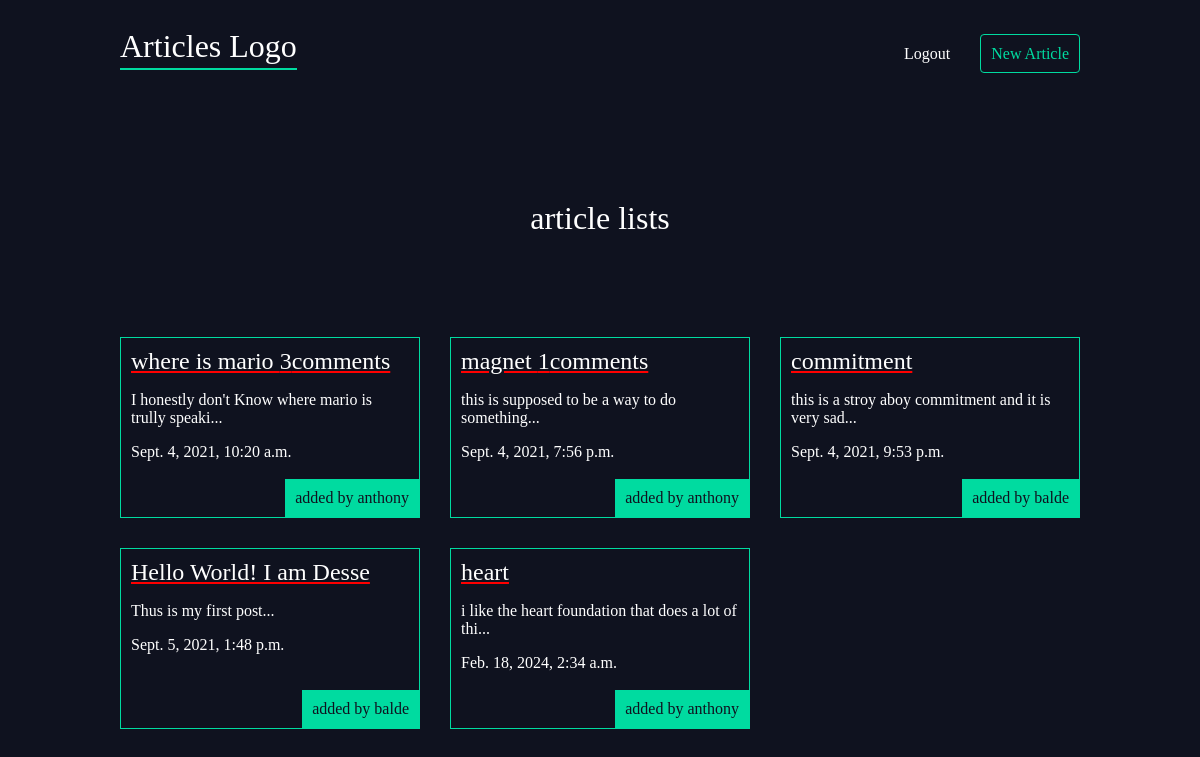
The app's page / (signed in) with its own data.
### articles/models.py (models this page shows, shortened)
class Articles(models.Model):
	title = models.CharField(max_length=100)
	body = models.TextField()
	slug = models.SlugField()
	date = models.DateTimeField(auto_now_add=True)
	thumb = models.ImageField(default="default.jpg", blank=True)
	author = models.ForeignKey(User, default=None, on_delete=models.CASCADE)
	def snippet(self):
		return self.body[:50] + "..."
	def num_comment(self):
		return len(self.comments.all())

class Comment(models.Model):
	title = models.CharField(max_length=100)
	date = models.DateTimeField(auto_now_add=True)
	author = models.ForeignKey(User, default=None, null=True, on_delete=models.SET_NULL, related_name="comments")
	article = models.ForeignKey(Articles, on_delete=models.CASCADE, related_name="comments")

### articles/views.py (the view)
# urls.py: path("", views.article_list, name="list"),
def article_list(request):
	articles = Articles.objects.all().order_by("date")
	context = {
		"articles": articles,
	}
	return render(request, "articles/article_list.html", context)

### articles/templates/articles/article_list.html
{% extends "base_layout.html" %}
{% block content %}
<h1>article lists</h1>
<div class="articles">
	{% for article in articles %}
		<div class="article">
			<h2><a href="{% url 'articles:detail' slug=article.slug %}"> {{article.title}} </a> {% if article.num_comment != 0 %} {{ article.num_comment }}comments {% endif %}</h1>
			<p>{{ article.snippet }}</p>
			<p>{{ article.date }}</p>
			<p class="author">added by {{ article.author.username }}</p>
		</div>
	{% endfor %}
</div>
{% endblock %}

### assets/style.css (style rules this page uses)
body { background-color: #0f121f; color: white; }
body * { font-family: Ubuntu; }
h1, h2, h3, h5 { font-weight: normal; margin: 0; }
a, a:hover, a:visited { color: #fff; text-decoration: none; }
div.wrapper h1 { text-align: center; margin: 100px auto; font-size: 2.4ems; }
.articles { display: grid; grid-template-columns: 1fr 1fr 1fr; grid-gap: 30px; }
.article { padding: 10px; border: 1px solid #00dba0; position: relative; padding-bottom: 40px; }
.articles .article h2 { text-decoration: underline; text-decoration-color: red; }
.article .author { padding: 10px; background: #00dba0; position: absolute; right: 0; bottom: 0; margin: 0; color: #0f121f; }

### records on screen
Articles: title "where is mario", num_comment "3", snippet "I honestly don't Know where mario is trully speaki...", date "Sept. 4, 2021, 10:20 a.m.", author.username "anthony"
Articles: title "magnet", num_comment "1", snippet "this is supposed to be a way to do something...", date "Sept. 4, 2021, 7:56 p.m.", author.username "anthony"
Articles: title "commitment", snippet "this is a stroy aboy commitment and it is very sad...", date "Sept. 4, 2021, 9:53 p.m.", author.username "balde"
Articles: title "Hello World! I am Desse", snippet "Thus is my first post...", date "Sept. 5, 2021, 1:48 p.m.", author.username "balde"
Articles: title "heart", snippet "i like the heart foundation that does a lot of thi...", date "Feb. 18, 2024, 2:34 a.m.", author.username "anthony"
